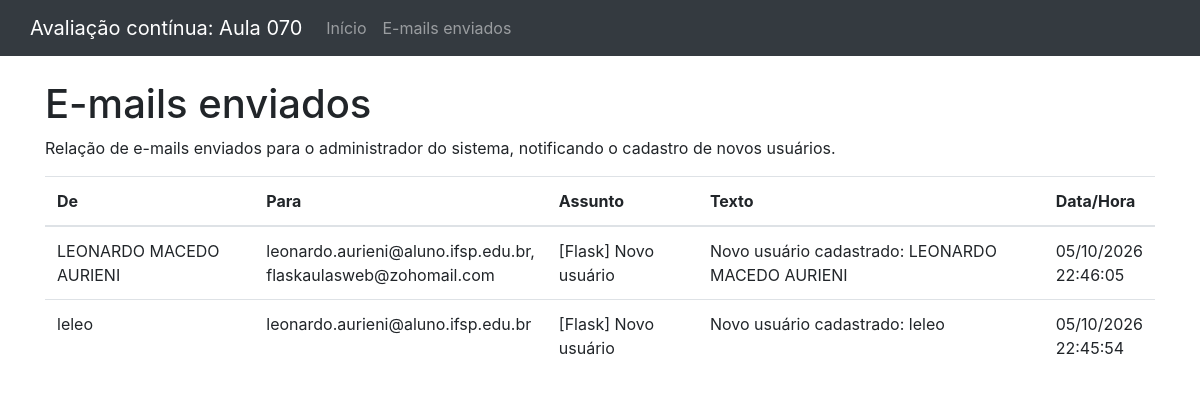
The page /emails on the database its author committed.
### hello.py (models this page shows, shortened)
class EmailEnviado(db.Model):
    __tablename__ = 'emails_enviados'
    id = db.Column(db.Integer, primary_key=True)
    usuario = db.Column(db.String(64), nullable=False)
    destinatarios = db.Column(db.String(255), nullable=False)
    assunto = db.Column(db.String(255), nullable=False)
    texto = db.Column(db.Text, nullable=False)
    data_hora = db.Column(db.DateTime, nullable=False)

### hello.py (the view)
@app.route('/emails')
def emails():
    emails_enviados = EmailEnviado.query.order_by(EmailEnviado.id.desc()).all()
    return render_template('emails.html', emails=emails_enviados)

### templates/emails.html
{% extends "base.html" %}
{% block content %}
<div class="mt-4">
    <h1>E-mails enviados</h1>
    <p>Relação de e-mails enviados para o administrador do sistema, notificando o cadastro de novos usuários.</p>
    <table class="table">
        <thead>
            <tr>
                <th>De</th>
                <th>Para</th>
                <th>Assunto</th>
                <th>Texto</th>
                <th>Data/Hora</th>
            </tr>
        </thead>
        <tbody>
            {% for email in emails %}
            <tr>
                <td>{{ email.usuario }}</td>
                <td>
                    {% for destinatario in email.destinatarios.split(', ') %}
                        {{ destinatario }}{% if not loop.last %},<br>{% endif %}
                    {% endfor %}
                </td>
                <td>{{ email.assunto }}</td>
                <td>{{ email.texto }}</td>
                <td>
                    {{ email.data_hora.strftime('%d/%m/%Y') }}<br>
                    {{ email.data_hora.strftime('%H:%M:%S') }}
                </td>
            </tr>
            {% endfor %}
        </tbody>
    </table>
</div>
{% endblock %}

### rows shown on the page
EmailEnviado: usuario "LEONARDO MACEDO AURIENI", destinatario "leonardo.aurieni@aluno.ifsp.edu.br" "flaskaulasweb@zohomail.com", assunto "[Flask] Novo usuário", texto "Novo usuário cadastrado: LEONARDO MACEDO AURIENI", data_hora "05/10/2026", data_hora "22:46:05"
EmailEnviado: usuario "leleo", destinatarios "leonardo.aurieni@aluno.ifsp.edu.br", assunto "[Flask] Novo usuário", texto "Novo usuário cadastrado: leleo", data_hora "05/10/2026", data_hora "22:45:54"
